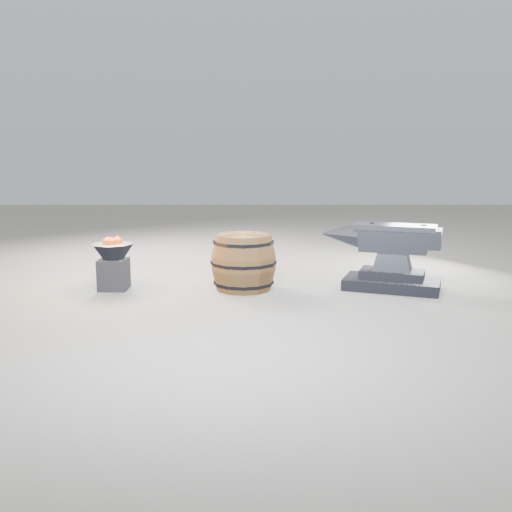
#> input picture scenes/tmp_views/view032_back.png, 512 x 512 px, given in place of view043_front.png, which was not available
$ python 043-compose-sample.py
#> lines starting #> are read from the running program, lines starting #| are printed output that depends on the picture
# -*- coding: utf-8 -*-
"""043 compose (system python3 + PIL): 2x2 multi-view sample sheet.
Also fills the 'panel' field of the annotations JSON.
Run: python3 043-compose-sample.py
"""
import json
import os
from PIL import Image, ImageDraw, ImageFont

HERE = os.path.dirname(os.path.abspath(__file__))
ROOT = os.path.dirname(HERE)
ANN = os.path.join(HERE, "043-training-data-annotations.json")
OUT = os.path.join(ROOT, "renders", "043-training-data-sample.png")

ORDER = [("front", "front"), ("diag", "diag"), ("side", "side"),
         ("high", "high")]
CELL = 512


def font(size, bold=False):
    for path in ("/usr/share/fonts/truetype/dejavu/DejaVuSans-Bold.ttf"
                 if bold else
                 "/usr/share/fonts/truetype/dejavu/DejaVuSans.ttf",
                 "/usr/share/fonts/truetype/dejavu/DejaVuSans.ttf"):
        if os.path.exists(path):
            return ImageFont.truetype(path, size)
    return ImageFont.load_default()


def main():
    with open(ANN, encoding="utf-8") as fh:
#> (reads scenes/043-training-data-annotations.json from the repository)
        ann = json.load(fh)
    sheet = Image.new("RGB", (CELL * 2, CELL * 2), "white")
#> sheet: PIL image 1024x1024 RGB; every value is 255
    d = ImageDraw.Draw(sheet)
    f = font(30, bold=True)
    for idx, (view, label) in enumerate(ORDER):
        img = Image.open(os.path.join(HERE, "tmp_views",
                                      "view043_%s.png" % view)).convert("RGB")
        x = (idx % 2) * CELL
        y = (idx // 2) * CELL
        sheet.paste(img, (x, y))
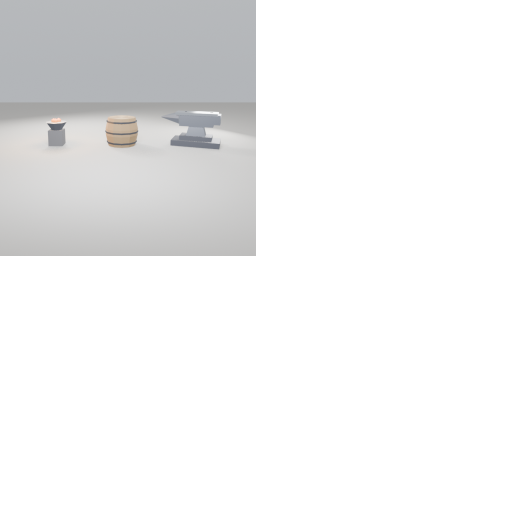
#> sheet: PIL image 1024x1024 RGB (shown at 1/2 size); mean R, G, B 239.6, 239.7, 239.9
        # label chip
        d.rectangle([x + 10, y + 10, x + 210, y + 52], fill=(20, 22, 28))
        d.text((x + 22, y + 16), label, fill=(255, 255, 255), font=f)
        for v in ann["views"]:
            if v["view"] == view:
                v["panel"] = [x, y, CELL, CELL]
#> pass 2 of the loop in main, `for idx, (view, label) in enumerate(ORDER):`:
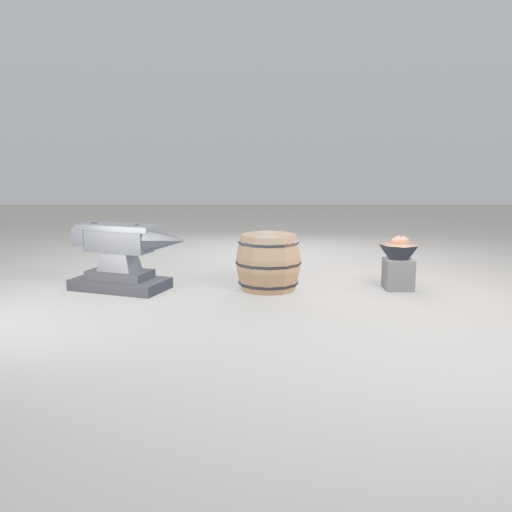
#> input picture scenes/tmp_views/view032_front.png, 512 x 512 px, given in place of view043_diag.png, which was not available
#> in main, `sheet.paste(img, (x, y))`:
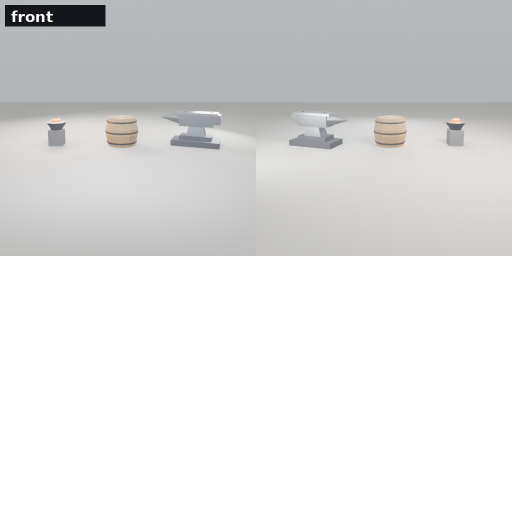
#> sheet: PIL image 1024x1024 RGB (shown at 1/2 size); mean R, G, B 223.6, 223.8, 224
    sheet.save(OUT)
    with open(ANN, "w", encoding="utf-8") as fh:
        json.dump(ann, fh, indent=2)
    print("SAMPLE_WRITTEN:", OUT, sheet.size)


if __name__ == "__main__":
#> (the run stopped early here; a loop or call above may not have finished)
